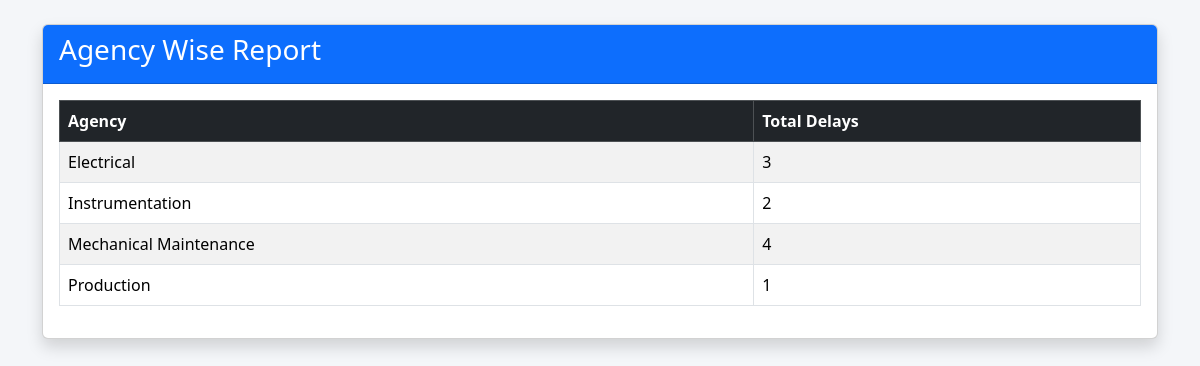
The app's page /reports/agency-wise/ with its own data.
### masters/models.py (models this page shows, shortened)
class Agency(models.Model):
    agency_name = models.CharField(max_length=100)

### reports/views.py (the view)
def agency_wise_report(request):
    report=(
        Delay.objects
        .values("agency__agency_name")
        .annotate(total=Count("id"))
    )
    return render(
        request,
        "reports/agency_wise_report.html",
        {
            "report":report
        }
    )

### reports/templates/reports/agency_wise_report.html
{% extends "base.html" %}
{% block content %}
<div class="container mt-4">
    <div class="card shadow">
        <div class="card-header bg-primary text-white">
            <h3>Agency Wise Report</h3>
        </div>
        <div class="card-body">
            <table class="table table-bordered table-striped">
                <thead class="table-dark">
                    <tr>
                        <th>Agency</th>
                        <th>Total Delays</th>
                    </tr>
                </thead>
                <tbody>
                    {% for r in report %}
                    <tr>
                        <td>{{ r.agency__agency_name }}</td>
                        <td>{{ r.total }}</td>
                    </tr>
                    {% empty %}
                    <tr>
                        <td colspan="2" class="text-center">
                            No Records Found
                        </td>
                    </tr>
                    {% endfor %}
                </tbody>
            </table>
        </div>
    </div>
</div>
{% endblock %}

### static/css/style.css (style rules this page uses)
body { background:#f4f6f9; }
table { background:white; }
.card { box-shadow:0px 2px 8px rgba(0,0,0,0.1); }
.card-header { font-weight:600; }

### records on screen
Agency: agency__agency_name "Electrical", total "3"
Agency: agency__agency_name "Instrumentation", total "2"
Agency: agency__agency_name "Mechanical Maintenance", total "4"
Agency: agency__agency_name "Production", total "1"
